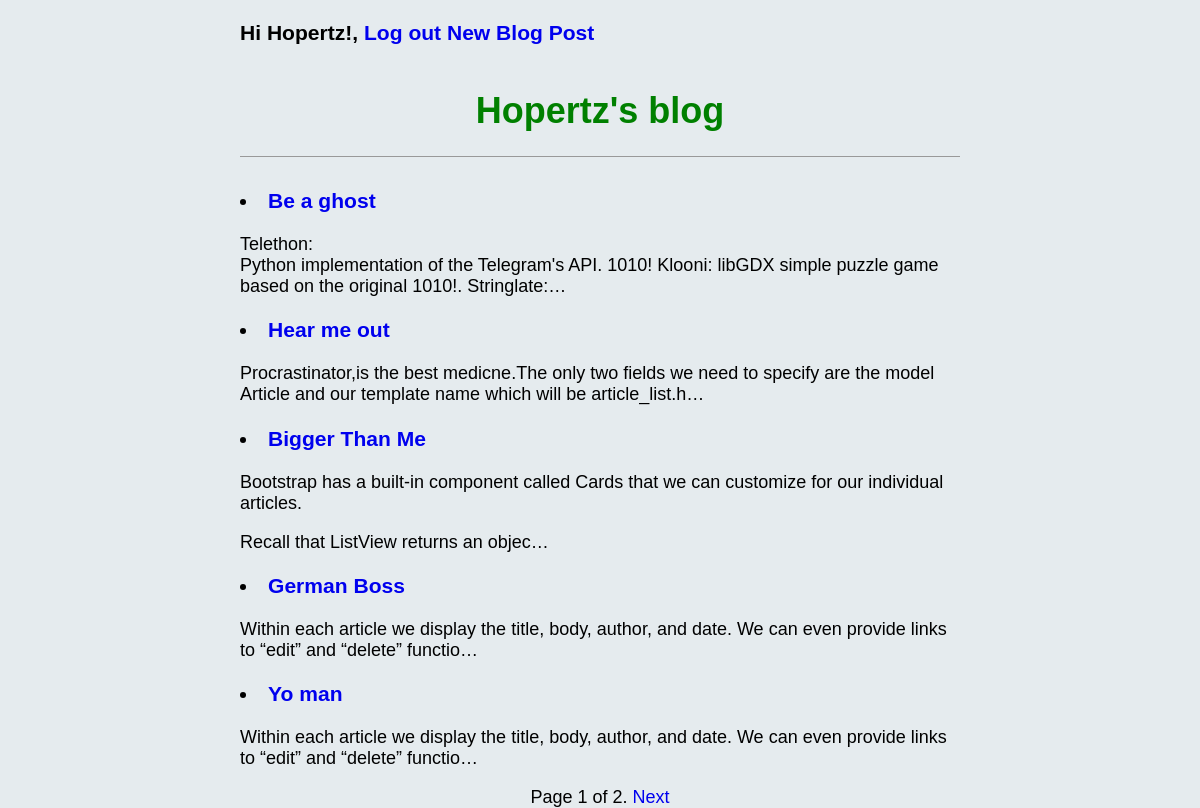
Page /blog/ (signed in) on the committed database.
### blog/models.py (models this page shows, shortened)
class Post(models.Model):
    title = models.CharField(max_length=200)
    author = models.ForeignKey(
        'auth.User',
        on_delete=models.CASCADE,
    )
    body = RichTextField(blank=True, null=True)
    post_date = models.DateTimeField(auto_now=True)

### blog/views.py (the view)
# urls.py: path('', BlogListView.as_view(), name='home'),
class BlogListView(ListView):
    model = Post
    paginate_by = 5
    template_name = 'home.html'

### templates/home.html (shortened to what this page needs)
{% extends 'base.html' %}
{% block content %}
  {% for post in object_list %}
   <div class="post-entry">
       <h3><li><a href="{% url 'post_detail' post.pk %}" style="text-decoration:none">{{ post.title }}
           </a></li></h3><p>{{ post.body|safe|truncatechars:150 }}</p>
   </div>
  {% endfor %}
 <div class="pagination">
    <span class="step-links">
      <span class="current">
         Page {{ page_obj.number }} of {{ page_obj.paginator.num_pages }}.
      </span>
        {% if page_obj.has_next %}
           <a href="?page={{ page_obj.next_page_number }}" style="text-decoration:none" >Next</a>
        {% endif %}
      </span>
 </div>
 {% endblock content %}

### templates/base.html (shortened to what this page needs)
<!DOCTYPE html>
{% load static %}
<html>
    <head>
        <link rel="stylesheet" type="text/css" href="{% static 'blog/css/base.css' %}">
    </head>
    <body>
    {% if user.is_authenticated  and user.is_staff %}
           <h3>Hi {{ user.username }}!, <a href="{% url 'logout' %}" style="text-decoration:none" >Log out</a>  <a href="{% url 'post_new' %}" style="text-decoration:none" >New Blog Post</a></h3>
    {% endif %}
        <header>
                <div class="center" style ="place-content: center">
                    <h1>
                        <a href="{% url 'home' %}" >Hopertz's blog</a>
                    </h1>
                </div>
        </header>
        <div class="blog-page">
            {% block content %}
            {% endblock content %}
        </div>
    </body>
</html>

### blog/static/blog/css/base.css (style rules this page uses)
body { font-family: 'Source Sans Pro', sans-serif; font-size: 18px; background-color: #e5ebee; max-width: 720px; margin: 0 auto; }
header { border-bottom: 1px solid #999; margin-bottom: 2rem; display: flex; justify-content: center; align-items: center; text-align: center; }
header h1 a { color: green; text-decoration: none; display: flex; justify-content: center; align-items: center; text-align: center; }
.center h1 { display:flex; justify-content: center; align-items: center; text-align: center; }
.pagination { text-align: center; }

### rows in the picture
Post: title "Be a ghost", body "Telethon: Python implementation of the Telegram's API. 1010! Klooni: libGDX simple puzzle game based on the original 1010!. Stringlate:…"
Post: title "Hear me out", body "Procrastinator,is the best medicne.The only two fields we need to specify are the model Article and our template name which will be article_list.h…"
Post: title "Bigger Than Me", body "Bootstrap has a built-in component called Cards that we can customize for our individual articles. Recall that ListView returns an objec…"
Post: title "German Boss", body "Within each article we display the title, body, author, and date. We can even provide links to “edit” and “delete” functio…"
Post: title "Yo man", body "Within each article we display the title, body, author, and date. We can even provide links to “edit” and “delete” functio…"

### other values in the picture
{{ user.username }} "Hopertz"
{{ page_obj.number }} "1"
{{ page_obj.paginator.num_pages }} "2"
